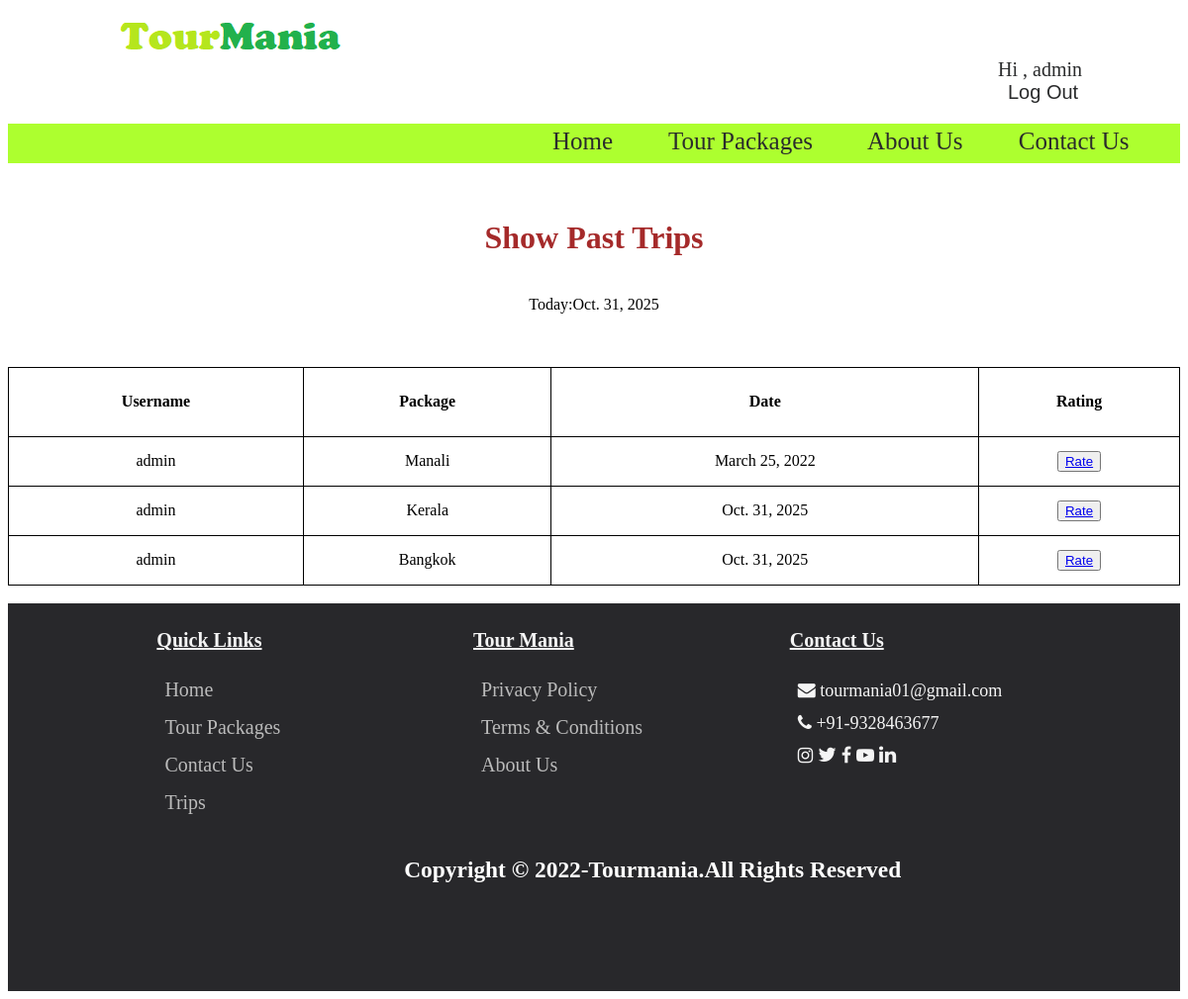
The app's page /trip (signed in) with its own data.
### tourbooking/models.py (models this page shows, shortened)
class Registration(models.Model):
    user = models.ForeignKey(User, on_delete=models.CASCADE)
    package = models.ForeignKey(Package,on_delete=models.CASCADE)

class Package(models.Model):
    user = models.ForeignKey(User , on_delete=models.CASCADE)
    title = models.CharField(max_length=100)
    description = models.TextField()
    duration = models.CharField(max_length=50)
    price = models.IntegerField()
    itinerary = models.ManyToManyField('Itinerary')
    image = models.ManyToManyField('Image')
    date = models.DateField(null=True , blank=True)
    def __str__(self):
        return self.title

### tourbooking/views.py (the view)
# urls.py: path('trip',views.trip,name='trip'),
@login_required
def trip(request):
    current_user = request.user
    registration_data = Registration.objects.filter(user=current_user)
    today = date.today()
    return render(request, 'tourbooking/trip.html', {"registration_data": registration_data, "today": today})

### templates/tourbooking/trip.html (shortened to what this page needs)
{% include "base/header.html" %}
	{% load static %}
    {% block head %}
        <link rel="stylesheet" type="text/css" href="{% static 'tourbooking/trip.css' %}">
    {% endblock %}
    {% block body %}
    {% if registration_data %}
    <div class="container">
        <h1 style="color:brown;text-align:center">Show Past Trips</h1>
        <br>
        <table class="table table-hover">
            <thead>
                <tr>
                    <th>Username</th>
                    <th>Package</th>
                    <th>Date</th>
                    <th>Rating</th>
                </tr>
            </thead>
            <tbody>
                <center>Today:{{today}}</center>
                {% for data in registration_data %}
                <br>
                <tr>
                    <td>{{data.user}}</td>
                    <td>{{data.package}}</td>
                    <td>{{data.package.date}}</td>
                    {% if data.package.date > today %}
                    <td><button type="submit" class="button button1" style="color:brown"><a
                                href="/delete/{{data.id}}">Cancel</a></button></td>
                    {% else %}
                    {% if registration_data.id in rating_data.registration %}
                    {{rating_data.stars}}
                    {% else %}
                    <td><button type="submit" class="button button2" style="color:brown"><a
                                href="/rating/{{data.id}}">Rate</a></button>
                    </td>
                    {% endif %}
                    {% endif %}
                </tr>
                {% endfor %}
            </tbody>
        </table>
        {% else %}
        <h1 style="color:brown;text-align:center">No Trips</h1>
        {% endif %}
    </div>
    {% endblock %}
{% include "base/footer.html" %}

### templates/base/header.html (shortened to what this page needs)
<html>
<head>
	{% load static %}
<link rel="stylesheet" type="text/css" href="{% static 'tourbooking/header.css' %}">
</head>
<body>
	<div class=logo>
		<img src="{% static 'tourbooking/images/logo.png' %}"> </img>
	</div>
	<div class=header>
		{% if user.is_authenticated %}
		<a style="color:#2A2B2C">Hi , {{user.username}} </a> &nbsp &nbsp &nbsp &nbsp &nbsp &nbsp &nbsp &nbsp &nbsp &nbsp
		<form action="{% url 'tourbooking:logout' %}" method="post" style="display:inline;">
			<button type="submit"
                style="background:none;
                       border:none;
                       color:#2A2B2C;
                       text-decoration:none;
                       cursor:pointer;
                       font-weight:500;
                       font-size:inherit;
                       padding:0;">
                Log Out
            </button>
        </form>
		{% else %}
		<a href="{% url 'tourbooking:signup' %}"style="text-decoration:none"> Sign Up &nbsp </a>
		<a href="{% url 'tourbooking:login' %}"style="text-decoration:none">  &nbsp|&nbsp Login </a>
		{% endif %}
	</div>
	<div class=header1>
		<a href="{% url 'tourbooking:home' %}"style="text-decoration:none"> Home   &nbsp &nbsp &nbsp &nbsp  </a>
		<a href="{% url 'tourbooking:package' %} "style="text-decoration:none"> Tour Packages &nbsp &nbsp &nbsp  &nbsp</a>
		<a href="{% url 'tourbooking:about' %} "style="text-decoration:none"> About Us  &nbsp &nbsp &nbsp  &nbsp</a>
		<a href="{% url 'tourbooking:contact' %}"style="text-decoration:none"> Contact Us  &nbsp &nbsp &nbsp   &nbsp</a>
	</div>
	<br>
</body>
</html>

### static/tourbooking/header.css (style rules this page uses)
.logo { padding-left:100; }
.header { padding-left:1000; font-size:20; text-decoration:none; }
.header a { color: #2a2b2c; }
.header1 { padding-left:550; margin-top:20; background-color: greenyellow; overflow:hidden; font-size:25; height:40; line-height: 1.42857143 !important; }
.header1 a { color: #2a2b2c; }

### static/tourbooking/trip.css (style rules this page uses)
th { text-align: center; height: 70px; }
td { text-align: center; height: 50px; }
table { width: 100%; border-collapse: collapse; }
table, th, td { border: 1px solid; }

### records on screen
Registration: user "admin", package "Manali", package "March 25, 2022"
Registration: user "admin", package "Kerala", package "Oct. 31, 2025"
Registration: user "admin", package "Bangkok", package "Oct. 31, 2025"

### other values on screen
{{ user.username }} "admin"
